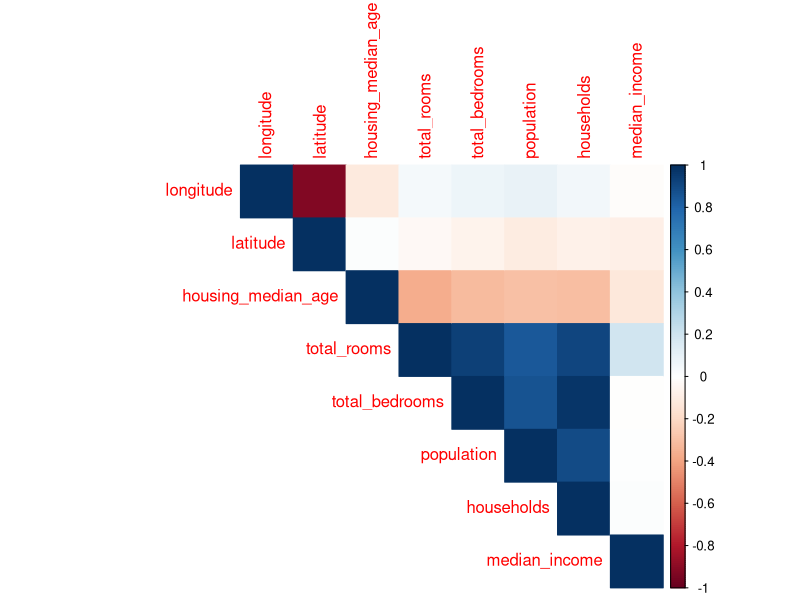
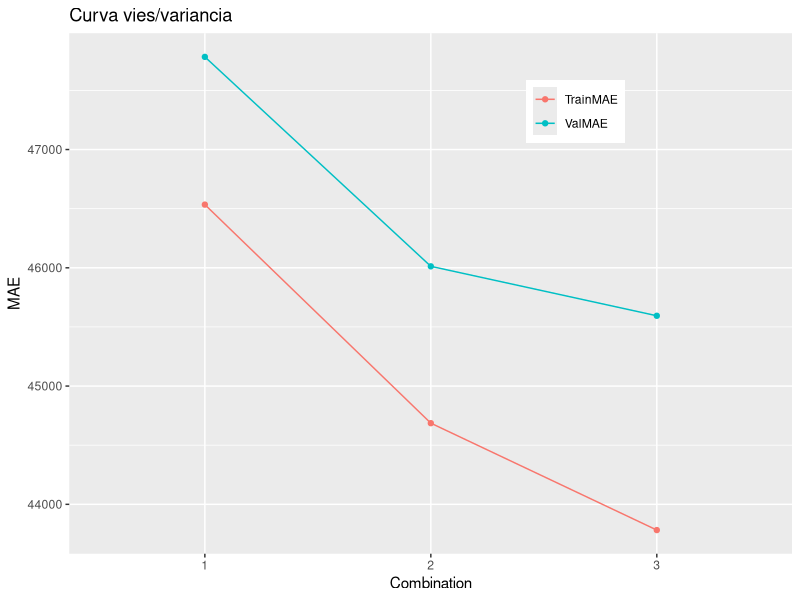
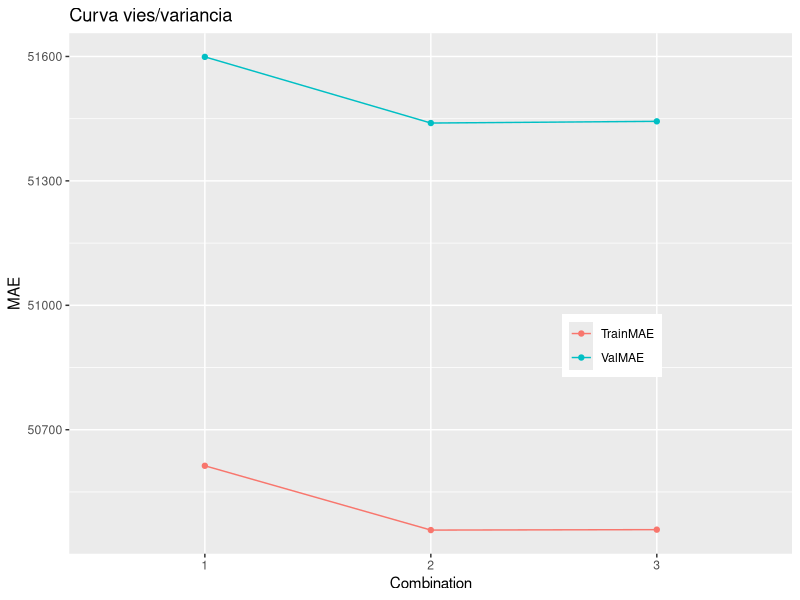
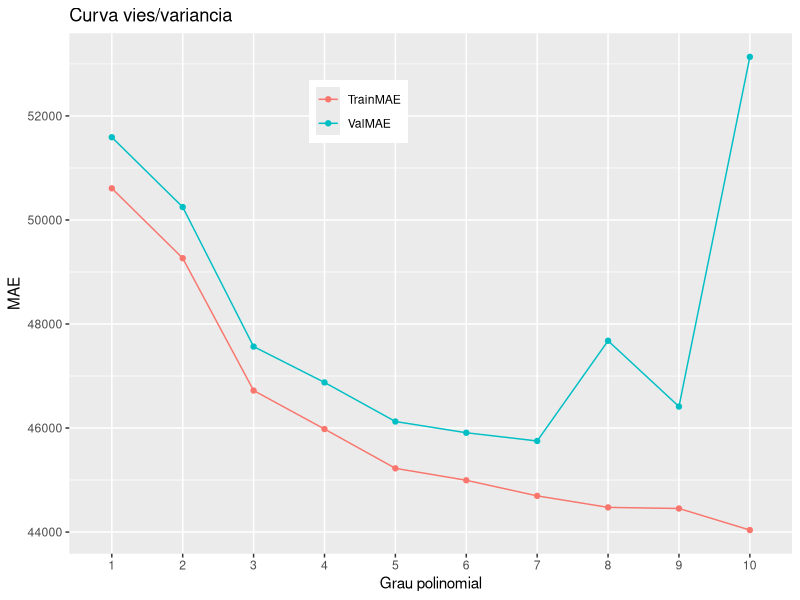
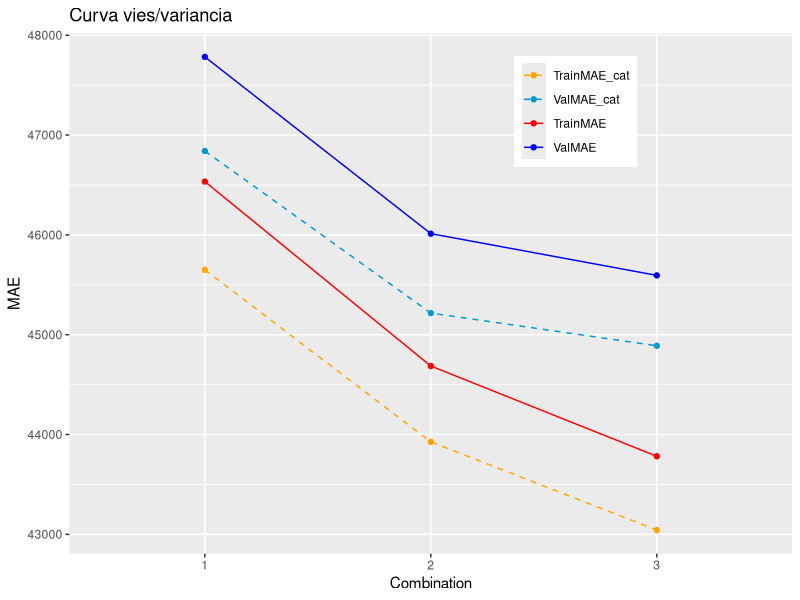

Generate these figures, in order, with R:
#############################################
#  MDC017 - Aprendizado Supervisionado I    #
#  Exercicio 01 - House Pricing             #
#############################################

library(ggplot2)
library(reshape2)

set.seed(40)

dataTrain <- read.csv("housePricing_train_set.csv", header=TRUE, stringsAsFactors=TRUE)
dataVal <- read.csv("housePricing_val_set.csv", header=TRUE, stringsAsFactors=TRUE)

dim(dataTrain)
summary(dataTrain)

dim(dataVal)
summary(dataVal)

any(is.na(dataTrain))
any(is.na(dataVal))

merge(dataTrain, dataVal)

# Transforming to One-Hot-Encoding
dataTrain$less1Hocean <- as.numeric(dataTrain$ocean_proximity == "<1H OCEAN")
dataTrain$inland <- as.numeric(dataTrain$ocean_proximity == "INLAND")
dataTrain$island <- as.numeric(dataTrain$ocean_proximity == "ISLAND")
dataTrain$nearby <- as.numeric(dataTrain$ocean_proximity == "NEAR BAY")
dataTrain$nearocean <- as.numeric(dataTrain$ocean_proximity == "NEAR OCEAN")
dataTrain$ocean_proximity <- NULL

dataVal$less1Hocean <- as.numeric(dataVal$ocean_proximity == "<1H OCEAN")
dataVal$inland <- as.numeric(dataVal$ocean_proximity == "INLAND")
dataVal$island <- as.numeric(dataVal$ocean_proximity == "ISLAND")
dataVal$nearby <- as.numeric(dataVal$ocean_proximity == "NEAR BAY")
dataVal$nearocean <- as.numeric(dataVal$ocean_proximity == "NEAR OCEAN")
dataVal$ocean_proximity <- NULL

summary(dataTrain)


correlacao <- cor(dataTrain[,1:8])
correlacao

#install.packages("corrplot") # Descomente para instalar a biblioteca
                              # que plota a correlacao
library(corrplot)
corrplot(correlacao, method = "color", type = "upper")


# MinMax normalization
min_features <- apply(dataTrain[,1:8], 2, min)
min_features

max_features <- apply(dataTrain[,1:8], 2, max)
max_features

diff <- max_features - min_features
diff

dataTrain[,1:8] <- sweep(dataTrain[,1:8], 2, min_features, "-")
dataTrain[,1:8] <- sweep(dataTrain[,1:8], 2, diff, "/")
summary(dataTrain)

dataVal[,1:8] <- sweep(dataVal[,1:8], 2, min_features, "-")
dataVal[,1:8] <- sweep(dataVal[,1:8], 2, diff, "/")
summary(dataVal)

# Z-Norm normalization
#mean_features <- apply(dataTrain[,1:8], 2, mean)
#mean_features

#sd_features <- apply(dataTrain[,1:8], 2, sd)
#sd_features

#dataTrain[,1:8] <- sweep(dataTrain[,1:8], 2, mean_features, "-")
#dataTrain[,1:8] <- sweep(dataTrain[,1:8], 2, sd_features, "/")
#summary(dataTrain)

#dataVal[,1:8] <- sweep(dataVal[,1:8], 2, mean_features, "-")
#dataVal[,1:8] <- sweep(dataVal[,1:8], 2, sd_features, "/")
#summary(dataVal)

#plot(dataTrain[,"housing_median_age"], ylab = "value", ylim=c(0,1))
#points(dataTrain[,"total_rooms"], pch="*", col="blue")
#points(dataTrain[,"median_income"], pch="+", col="green")


## Baseline ##
## O comando abaixo encontrar? os melhores valores de theta 
## na seguinte express?o: 
## meadian_house_value = theta0 + theta1*longitude + theta2*latitude + 
##                              theta3*house_median_age + theta4*total_rooms + 
##                                theta5*total_bedrooms + theta6*population + 
##                            theta7*households + theta8*median_income
##
## O modelo, por padr?o, utiliza equa??es normais. Em modelos mais complexos e 
## com bases de dados muito grandes, ele automaticamente utiliza descida do gradiente.
baseline <- lm(formula=median_house_value ~ longitude + latitude + housing_median_age 
                                            + total_rooms + total_bedrooms + population 
                                            + households + median_income, data=dataTrain)

summary(baseline)

valPred <- predict(baseline, dataVal)
trainPred <- predict(baseline, dataTrain)

###################################
####   Define MAE function     ####
MAE <- function(preds, labels){
  mae_values <- sum(abs(preds-labels))/length(preds)
  return(mae_values)
}

####################################
####   Define MSE function     ####
MSE <- function(preds, labels){
  mse_values <- sum((preds-labels)**2)/length(preds)
  return(mse_values)
}

###################################
#### Define R-squared function ####
R2 <- function(pred, true){
  rss <- sum((pred - true) ^ 2)
  tss <- sum((true - mean(true)) ^ 2)
  r2 <- 1 - rss/tss
  return(r2)
}

mae_train_baseline <- MAE(trainPred, dataTrain$median_house_value)
mae_train_baseline

mae_val_baseline <- MAE(valPred, dataVal$median_house_value)
mae_val_baseline

mse_train_baseline <- MSE(trainPred, dataTrain$median_house_value)
mse_train_baseline

mse_val_baseline <- MSE(valPred, dataVal$median_house_value)
mse_val_baseline

r2_train_baseline <- R2(trainPred, dataTrain$median_house_value)
r2_train_baseline

r2_val_baseline <- R2(valPred, dataVal$median_house_value)
r2_val_baseline



## Combining features ### 
f01 <- formula(median_house_value ~ longitude + latitude + housing_median_age + total_rooms
               + total_bedrooms + population + households + median_income 
               + (longitude + latitude + housing_median_age + total_rooms
              + total_bedrooms + population + households + median_income)^2)

f02 <- formula(median_house_value ~ longitude + latitude + housing_median_age + total_rooms
              + total_bedrooms + population + households + median_income 
              + (longitude + latitude + housing_median_age + total_rooms
                 + total_bedrooms + population + households + median_income)^3)

f03 <- formula(median_house_value ~ longitude + latitude + housing_median_age + total_rooms
              + total_bedrooms + population + households + median_income 
              + (longitude + latitude + housing_median_age + total_rooms
                 + total_bedrooms + population + households + median_income)^4)

formulas <- c(f01, f02, f03)
MaePerCombination <- data.frame(combination=numeric(length(formulas)), 
                                TrainMAE=numeric(length(formulas)),
                                ValMAE=numeric(length(formulas)))

i <- 1
for(f in formulas){
  
  model <- lm(formula=f, data=dataTrain)
  
  valPred <- predict(model, dataVal)
  trainPred <- predict(model, dataTrain)
  
  mae_train <- MAE(trainPred, dataTrain$median_house_value)
  mae_val <- MAE(valPred, dataVal$median_house_value)
 
  MaePerCombination[i,] = c(i, mae_train, mae_val)
  i <- i + 1
  
}

summary(model)
MaePerCombination

MaePerCombinationMelt <- melt(MaePerCombination, id="combination")  # convert to long format
p <- ggplot(data=MaePerCombinationMelt, aes(x=combination, y=value, colour=variable)) + geom_line() + geom_point()
p <- p + ggtitle("Curva vies/variancia") + ylab("MAE") + scale_x_discrete(name ="Combination", 
                                                                          limits=as.character(1:length(formulas)))
p + theme(legend.position = c(0.7, 0.85), legend.title = element_blank())


### ChatGPT ###

### Prompt: Considere as seguintes features em minha base de dados sobre imóveis, 
### com a qual devemos prever o valor do imóvel (median_house_value):
### longitude, latitude,  housing_median_age,  total_rooms,  total_bedrooms, 
### population,   households,   median_income,     median_house_value,   
### and ocean_proximity
### Gere novas features por meio da combinação não-linear das features a cima em R

# Voces podem pedir para o chatGPT gerar 5, 10, 20, 30, etc. features se desejarem

# Sigo a sugestao do ChatGPT mas mantenho a relação linear entre as features
f01 <- formula(median_house_value ~ longitude + latitude + housing_median_age + total_rooms
               + total_bedrooms + population + households + median_income 
               + longitude*latitude)

f02 <- formula(median_house_value ~ longitude + latitude + housing_median_age + total_rooms
               + total_bedrooms + population + households + median_income 
               + total_rooms/households + total_bedrooms/total_rooms)

f03 <- formula(median_house_value ~ longitude + latitude + housing_median_age + total_rooms
               + total_bedrooms + population + households + median_income 
               + longitude*latitude + total_rooms/households + total_bedrooms/total_rooms)

formulas <- c(f01, f02, f03)
MaePerCombinationChatGPT <- data.frame(combination=numeric(length(formulas)), 
                                TrainMAE=numeric(length(formulas)),
                                ValMAE=numeric(length(formulas)))

i <- 1
for(f in formulas){
    
    model <- lm(formula=f, data=dataTrain)
    
    valPred <- predict(model, dataVal)
    trainPred <- predict(model, dataTrain)
    
    mae_train <- MAE(trainPred, dataTrain$median_house_value)
    mae_val <- MAE(valPred, dataVal$median_house_value)
    
    MaePerCombinationChatGPT[i,] = c(i, mae_train, mae_val)
    i <- i + 1
    
}

summary(model)
MaePerCombinationChatGPT

MaePerCombinationChatGPTMelt <- melt(MaePerCombinationChatGPT, id="combination")  # convert to long format
p <- ggplot(data=MaePerCombinationChatGPTMelt, aes(x=combination, y=value, colour=variable)) + geom_line() + geom_point()
p <- p + ggtitle("Curva vies/variancia") + ylab("MAE") + scale_x_discrete(name ="Combination", 
                                                                          limits=as.character(1:length(formulas)))
p + theme(legend.position = c(0.75, 0.40), legend.title = element_blank())


#### Polynomials  ####
f01 <- formula(median_house_value ~ longitude + latitude + housing_median_age + total_rooms
               + total_bedrooms + population + households + median_income, data=dataTrain)

f02 <- formula(median_house_value ~ longitude + latitude + housing_median_age + total_rooms
          + total_bedrooms + population + households + median_income + I(longitude^2) 
          + I(latitude^2) + I(housing_median_age^2) + I(total_rooms^2)
          + I(total_bedrooms^2) + I(population^2) + I(households^2) 
          + I(median_income^2), data=dataTrain)

f03 <- formula(median_house_value ~ longitude + latitude + housing_median_age + total_rooms
               + total_bedrooms + population + households + median_income + I(longitude^2) 
               + I(latitude^2) + I(housing_median_age^2) + I(total_rooms^2)
               + I(total_bedrooms^2) + I(population^2) + I(households^2) 
               + I(median_income^2) + I(longitude^3) 
               + I(latitude^3) + I(housing_median_age^3) + I(total_rooms^3)
               + I(total_bedrooms^3) + I(population^3) + I(households^3) 
               + I(median_income^3), data=dataTrain)

f04 <- formula(median_house_value ~ longitude + latitude + housing_median_age + total_rooms
               + total_bedrooms + population + households + median_income + I(longitude^2) 
               + I(latitude^2) + I(housing_median_age^2) + I(total_rooms^2)
               + I(total_bedrooms^2) + I(population^2) + I(households^2) 
               + I(median_income^2) + I(longitude^3) 
               + I(latitude^3) + I(housing_median_age^3) + I(total_rooms^3)
               + I(total_bedrooms^3) + I(population^3) + I(households^3) 
               + I(median_income^3) + I(longitude^4) 
               + I(latitude^4) + I(housing_median_age^4) + I(total_rooms^4)
               + I(total_bedrooms^4) + I(population^4) + I(households^4) 
               + I(median_income^4), data=dataTrain)

f05 <- formula(median_house_value ~ longitude + latitude + housing_median_age + total_rooms
               + total_bedrooms + population + households + median_income + I(longitude^2) 
               + I(latitude^2) + I(housing_median_age^2) + I(total_rooms^2)
               + I(total_bedrooms^2) + I(population^2) + I(households^2) 
               + I(median_income^2) + I(longitude^3) 
               + I(latitude^3) + I(housing_median_age^3) + I(total_rooms^3)
               + I(total_bedrooms^3) + I(population^3) + I(households^3) 
               + I(median_income^3) + I(longitude^4) 
               + I(latitude^4) + I(housing_median_age^4) + I(total_rooms^4)
               + I(total_bedrooms^4) + I(population^4) + I(households^4) 
               + I(median_income^4) + I(longitude^5) 
               + I(latitude^5) + I(housing_median_age^5) + I(total_rooms^5)
               + I(total_bedrooms^5) + I(population^5) + I(households^5) 
               + I(median_income^5), data=dataTrain)

f06 <- formula(median_house_value ~ longitude + latitude + housing_median_age + total_rooms
               + total_bedrooms + population + households + median_income + I(longitude^2) 
               + I(latitude^2) + I(housing_median_age^2) + I(total_rooms^2)
               + I(total_bedrooms^2) + I(population^2) + I(households^2) 
               + I(median_income^2) + I(longitude^3) 
               + I(latitude^3) + I(housing_median_age^3) + I(total_rooms^3)
               + I(total_bedrooms^3) + I(population^3) + I(households^3) 
               + I(median_income^3) + I(longitude^4) 
               + I(latitude^4) + I(housing_median_age^4) + I(total_rooms^4)
               + I(total_bedrooms^4) + I(population^4) + I(households^4) 
               + I(median_income^4) + I(longitude^5) 
               + I(latitude^5) + I(housing_median_age^5) + I(total_rooms^5)
               + I(total_bedrooms^5) + I(population^5) + I(households^5) 
               + I(median_income^5) + I(longitude^6) 
               + I(latitude^6) + I(housing_median_age^6) + I(total_rooms^6)
               + I(total_bedrooms^6) + I(population^6) + I(households^6) 
               + I(median_income^6), data=dataTrain)

f07 <- formula(median_house_value ~ longitude + latitude + housing_median_age + total_rooms
               + total_bedrooms + population + households + median_income + I(longitude^2) 
               + I(latitude^2) + I(housing_median_age^2) + I(total_rooms^2)
               + I(total_bedrooms^2) + I(population^2) + I(households^2) 
               + I(median_income^2) + I(longitude^3) 
               + I(latitude^3) + I(housing_median_age^3) + I(total_rooms^3)
               + I(total_bedrooms^3) + I(population^3) + I(households^3) 
               + I(median_income^3) + I(longitude^4) 
               + I(latitude^4) + I(housing_median_age^4) + I(total_rooms^4)
               + I(total_bedrooms^4) + I(population^4) + I(households^4) 
               + I(median_income^4) + I(longitude^5) 
               + I(latitude^5) + I(housing_median_age^5) + I(total_rooms^5)
               + I(total_bedrooms^5) + I(population^5) + I(households^5) 
               + I(median_income^5) + I(longitude^6) 
               + I(latitude^6) + I(housing_median_age^6) + I(total_rooms^6)
               + I(total_bedrooms^6) + I(population^6) + I(households^6) 
               + I(median_income^6) + I(longitude^7) 
               + I(latitude^7) + I(housing_median_age^7) + I(total_rooms^7)
               + I(total_bedrooms^7) + I(population^7) + I(households^7) 
               + I(median_income^7), data=dataTrain)

f08 <- formula(median_house_value ~ longitude + latitude + housing_median_age + total_rooms
               + total_bedrooms + population + households + median_income + I(longitude^2) 
               + I(latitude^2) + I(housing_median_age^2) + I(total_rooms^2)
               + I(total_bedrooms^2) + I(population^2) + I(households^2) 
               + I(median_income^2) + I(longitude^3) 
               + I(latitude^3) + I(housing_median_age^3) + I(total_rooms^3)
               + I(total_bedrooms^3) + I(population^3) + I(households^3) 
               + I(median_income^3) + I(longitude^4) 
               + I(latitude^4) + I(housing_median_age^4) + I(total_rooms^4)
               + I(total_bedrooms^4) + I(population^4) + I(households^4) 
               + I(median_income^4) + I(longitude^5) 
               + I(latitude^5) + I(housing_median_age^5) + I(total_rooms^5)
               + I(total_bedrooms^5) + I(population^5) + I(households^5) 
               + I(median_income^5) + I(longitude^6) 
               + I(latitude^6) + I(housing_median_age^6) + I(total_rooms^6)
               + I(total_bedrooms^6) + I(population^6) + I(households^6) 
               + I(median_income^6) + I(longitude^7) 
               + I(latitude^7) + I(housing_median_age^7) + I(total_rooms^7)
               + I(total_bedrooms^7) + I(population^7) + I(households^7) 
               + I(median_income^7) + I(longitude^8) 
               + I(latitude^8) + I(housing_median_age^8) + I(total_rooms^8)
               + I(total_bedrooms^8) + I(population^8) + I(households^8) 
               + I(median_income^8), data=dataTrain)

f09 <- formula(median_house_value ~ longitude + latitude + housing_median_age + total_rooms
               + total_bedrooms + population + households + median_income + I(longitude^2) 
               + I(latitude^2) + I(housing_median_age^2) + I(total_rooms^2)
               + I(total_bedrooms^2) + I(population^2) + I(households^2) 
               + I(median_income^2) + I(longitude^3) 
               + I(latitude^3) + I(housing_median_age^3) + I(total_rooms^3)
               + I(total_bedrooms^3) + I(population^3) + I(households^3) 
               + I(median_income^3) + I(longitude^4) 
               + I(latitude^4) + I(housing_median_age^4) + I(total_rooms^4)
               + I(total_bedrooms^4) + I(population^4) + I(households^4) 
               + I(median_income^4) + I(longitude^5) 
               + I(latitude^5) + I(housing_median_age^5) + I(total_rooms^5)
               + I(total_bedrooms^5) + I(population^5) + I(households^5) 
               + I(median_income^5) + I(longitude^6) 
               + I(latitude^6) + I(housing_median_age^6) + I(total_rooms^6)
               + I(total_bedrooms^6) + I(population^6) + I(households^6) 
               + I(median_income^6) + I(longitude^7) 
               + I(latitude^7) + I(housing_median_age^7) + I(total_rooms^7)
               + I(total_bedrooms^7) + I(population^7) + I(households^7) 
               + I(median_income^7) + I(longitude^8) 
               + I(latitude^8) + I(housing_median_age^8) + I(total_rooms^8)
               + I(total_bedrooms^8) + I(population^8) + I(households^8) 
               + I(median_income^8) + I(longitude^9) 
               + I(latitude^9) + I(housing_median_age^9) + I(total_rooms^9)
               + I(total_bedrooms^9) + I(population^9) + I(households^9) 
               + I(median_income^9), data=dataTrain)

f10 <- formula(median_house_value ~ longitude + latitude + housing_median_age + total_rooms
               + total_bedrooms + population + households + median_income + I(longitude^2) 
               + I(latitude^2) + I(housing_median_age^2) + I(total_rooms^2)
               + I(total_bedrooms^2) + I(population^2) + I(households^2) 
               + I(median_income^2) + I(longitude^3) 
               + I(latitude^3) + I(housing_median_age^3) + I(total_rooms^3)
               + I(total_bedrooms^3) + I(population^3) + I(households^3) 
               + I(median_income^3) + I(longitude^4) 
               + I(latitude^4) + I(housing_median_age^4) + I(total_rooms^4)
               + I(total_bedrooms^4) + I(population^4) + I(households^4) 
               + I(median_income^4) + I(longitude^5) 
               + I(latitude^5) + I(housing_median_age^5) + I(total_rooms^5)
               + I(total_bedrooms^5) + I(population^5) + I(households^5) 
               + I(median_income^5) + I(longitude^6) 
               + I(latitude^6) + I(housing_median_age^6) + I(total_rooms^6)
               + I(total_bedrooms^6) + I(population^6) + I(households^6) 
               + I(median_income^6) + I(longitude^7) 
               + I(latitude^7) + I(housing_median_age^7) + I(total_rooms^7)
               + I(total_bedrooms^7) + I(population^7) + I(households^7) 
               + I(median_income^7) + I(longitude^8) 
               + I(latitude^8) + I(housing_median_age^8) + I(total_rooms^8)
               + I(total_bedrooms^8) + I(population^8) + I(households^8) 
               + I(median_income^8) + I(longitude^9) 
               + I(latitude^9) + I(housing_median_age^9) + I(total_rooms^9)
               + I(total_bedrooms^9) + I(population^9) + I(households^9) 
               + I(median_income^9) + I(longitude^10) 
               + I(latitude^10) + I(housing_median_age^10) + I(total_rooms^10)
               + I(total_bedrooms^10) + I(population^10) + I(households^10) 
               + I(median_income^10), data=dataTrain)




formulas <- list(f01, f02, f03, f04, f05, f06, f07, f08, f09, f10)
MaePerDegree <- data.frame(degree=numeric(length(formulas)), 
                                TrainMAE=numeric(length(formulas)),
                                ValMAE=numeric(length(formulas)))

i <- 1
for(i in 1:10){
  model <- lm(formula=formulas[[i]], data=dataTrain)
  
  valPred <- predict(model, dataVal)
  trainPred <- predict(model, dataTrain)
  
  mae_train <- MAE(trainPred, dataTrain$median_house_value)
  mae_val <- MAE(valPred, dataVal$median_house_value)

  MaePerDegree[i,] <- c(i, mae_train, mae_val)
  i <- i + 1
  
}

MaePerDegreeMelt <- melt(MaePerDegree, id="degree")  # convert to long format
p <- ggplot(data=MaePerDegreeMelt, aes(x=degree, y=value, colour=variable)) + geom_line() + geom_point()
p <- p + ggtitle("Curva vies/variancia") + ylab("MAE") + scale_x_discrete(name ="Grau polinomial", 
                                                                            limits=as.character(1:length(formulas)))
p + theme(legend.position = c(0.4, 0.85), legend.title = element_blank())


#### Considering categorical ####
baseline <- lm(formula=median_house_value ~ longitude + latitude + housing_median_age + total_rooms
               + total_bedrooms + population + households + median_income + less1Hocean
               + inland + island + nearby + nearocean, data=dataTrain)

summary(baseline)

# Eh normal o seguinte warning aparecer ap?s exercutar os comandos abaixo:
# Warning message:
# In predict.lm(baseline, dataVal) :
#   uma predicao a partir de um ajuste rank-deficient pode ser enganoso
# 
# Esse warning ocorre por causa dos processo de One-Hot Encoding. Quando essas
# vari?veis sao adicionadas ao modelo, elas podem criar uma relacao de dependencia
# entre si. Por exemplo, no caso deste exerc?cio, ha cinco possiblidades de valor
# para as variaveis categoricas: less1Hocean, inland, island, nearby, nearocean.
# Suponha que um exemplo de treino seja "nearocean", logo ele necessariamente
# NAO EH "less1Hocean", "inland", "island" e nem "nearby". Logo, se todas essas
# categorias forem 0, necessariamente "nearocean" sera 1, portanto ha esta 
# redundacia, a qual gera o warning a cima. Ela nao prejudica de maneira nenhuma
# nem o treino e nem a validacao, entao podem seguir sem se preocupar com ela. 

valPred <- predict(baseline, dataVal)
trainPred <- predict(baseline, dataTrain)

mae_train_baseline_cat <- MAE(trainPred, dataTrain$median_house_value)
mae_val_baseline_cat <- MAE(valPred, dataVal$median_house_value)


f01_cat <- formula(median_house_value ~ longitude + latitude + housing_median_age + total_rooms
               + total_bedrooms + households + median_income + population + 
               + (longitude + latitude + housing_median_age + total_rooms
                  + total_bedrooms + households + median_income + population)^2 + less1Hocean + inland
                + island + nearby + nearocean)

f02_cat <- formula(median_house_value ~ longitude + latitude + housing_median_age + total_rooms
               + total_bedrooms + households + median_income + population + 
               + (longitude + latitude + housing_median_age + total_rooms
                  + total_bedrooms + households + median_income + population)^3 +less1Hocean + inland
               + island + nearby + nearocean)

f03_cat <- formula(median_house_value ~ longitude + latitude + housing_median_age + total_rooms
               + total_bedrooms + households + median_income 
               + (longitude + latitude + housing_median_age + total_rooms
                  + total_bedrooms + households + median_income + population)^4 + less1Hocean + inland
               + island + nearby + nearocean)


formulas <- c(f01_cat, f02_cat, f03_cat)
MaePerCombinationCat <- data.frame(combination=numeric(length(formulas)), 
                           TrainMAE_cat=numeric(length(formulas)),
                           ValMAE_cat=numeric(length(formulas)))

i <- 1
for(f in formulas){
  
  model <- lm(formula=f, data=dataTrain)
  
  valPred <- predict(model, dataVal)
  trainPred <- predict(model, dataTrain)
  
  mae_train <- MAE(trainPred, dataTrain$median_house_value)
  mae_val <- MAE(valPred, dataVal$median_house_value)
  
  MaePerCombinationCat[i,] <- c(i,mae_train,mae_val)
  i <- i + 1
  
}

MaePerCombinationCatMelt <- melt(MaePerCombinationCat, id="combination")  # convert to long format
p <- ggplot(data=MaePerCombinationCatMelt, aes(x=combination, y=value, colour=variable)) + geom_line(linetype = "dashed") + geom_point()
p <- p + ggtitle("Curva vies/variancia") + ylab("MAE") + scale_x_discrete(name ="Combination", 
                                                                          limits=as.character(1:length(formulas)))
p <- p + theme(legend.position = c(0.7, 0.85), legend.title = element_blank())
p <- p + geom_line(data = MaePerCombinationMelt) + geom_point(data = MaePerCombinationMelt)
p + scale_color_manual(values = c("TrainMAE" = "red","TrainMAE_cat" = "orange",
                                  "ValMAE" = "blue", "ValMAE_cat"="deepskyblue3")) 


#### Performance on TEST SET ####
#### Best Model - combination 4 by 4 with categorical ####

## Getting min value on validation set
min(MaePerCombination$ValMAE)
min(MaePerCombinationChatGPT$ValMAE)
min(MaePerDegree$ValMAE)
min(MaePerCombinationCat$ValMAE_cat)


MaePerCombinationCat$ValMAE_cat # third model of the categorical models

dataTest <- read.csv("housePricing_test_set.csv", header=TRUE, stringsAsFactors=TRUE)
any(is.na(dataTest))

dataTest$less1Hocean <- as.numeric(dataTest$ocean_proximity == "<1H OCEAN")
dataTest$inland <- as.numeric(dataTest$ocean_proximity == "INLAND")
dataTest$island <- as.numeric(dataTest$ocean_proximity == "ISLAND")
dataTest$nearby <- as.numeric(dataTest$ocean_proximity == "NEAR BAY")
dataTest$nearocean <- as.numeric(dataTest$ocean_proximity == "NEAR OCEAN")
dataTest$ocean_proximity <- NULL

dataTest[,1:8] <- sweep(dataTest[,1:8], 2, min_features, "-")
dataTest[,1:8] <- sweep(dataTest[,1:8], 2, diff, "/")

## Retrain the best model ##
best_model <- lm(formula=median_house_value ~ longitude + latitude + housing_median_age + total_rooms
                   + total_bedrooms + households + median_income 
                   + (longitude + latitude + housing_median_age + total_rooms
                      + total_bedrooms + households + median_income + population)^4 + less1Hocean + inland
                   + island + nearby + nearocean, data=dataTrain)



############################
testPred <- predict(best_model, dataTest)
mae_test <- MAE(testPred, dataTest$median_house_value)
mae_test


